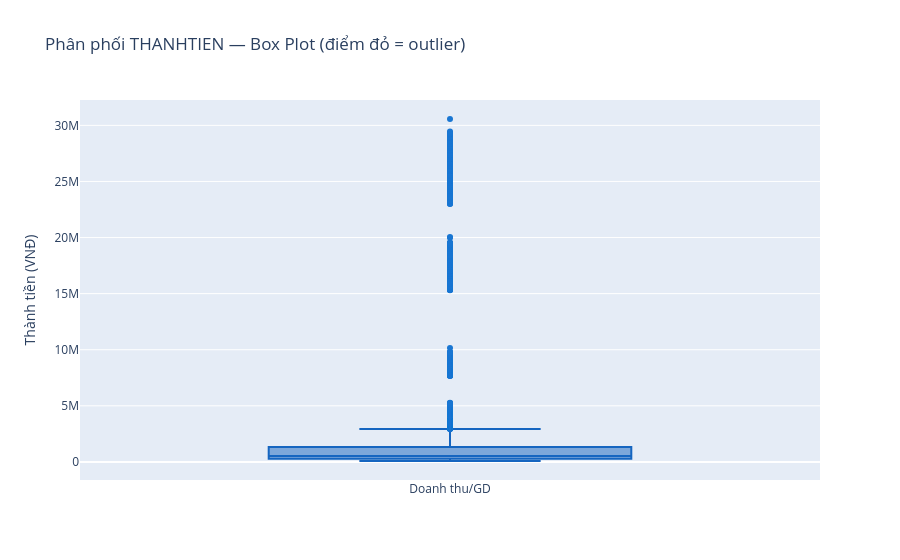
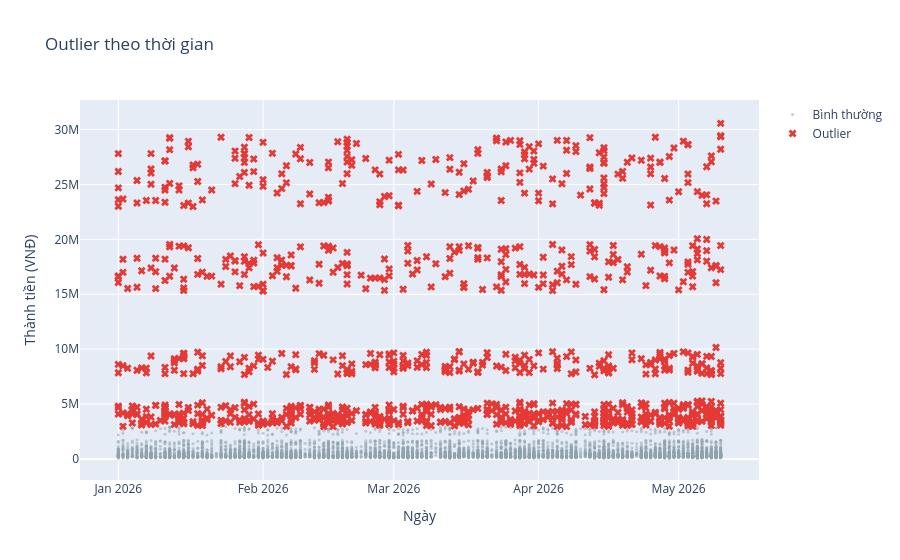

Notebook code cell kept with these figures, in order:
### Code cell
# Box plot phát hiện outlier
fig = go.Figure()
fig.add_trace(go.Box(
    y=df["THANHTIEN"], name="Doanh thu/GD",
    boxpoints="outliers", marker_color="#1976d2",
    line_color="#1565c0",
))
fig.update_layout(
    title="Phân phối THANHTIEN — Box Plot (điểm đỏ = outlier)",
    yaxis_title="Thành tiền (VNĐ)",
)
fig.show()

# Scatter outliers theo thời gian
fig2 = go.Figure()
fig2.add_trace(go.Scatter(
    x=df["NGAY"], y=df["THANHTIEN"],
    mode="markers", name="Bình thường",
    marker=dict(color="#90a4ae", size=3, opacity=0.5),
))
fig2.add_trace(go.Scatter(
    x=outliers_all["NGAY"], y=outliers_all["THANHTIEN"],
    mode="markers", name="Outlier",
    marker=dict(color="#e53935", size=7, symbol="x"),
))
fig2.update_layout(
    title="Outlier theo thời gian",
    xaxis_title="Ngày", yaxis_title="Thành tiền (VNĐ)",
)
fig2.show()

### Figure 1 — Plotly figure (JSON) as saved in the notebook; plotly's stock layout.template omitted (floating-point values rounded to 4 significant figures; data arrays with more than 128 entries replaced by an {"elided": "..."} marker saying what was removed)
{"data": [{"boxpoints": "outliers", "line": {"color": "#1565c0"}, "marker": {"color": "#1976d2"}, "name": "Doanh thu/GD", "type": "box", "y": {"elided": "7233 float values"}}], "layout": {"title": {"text": "Phân phối THANHTIEN — Box Plot (điểm đỏ = outlier)"}, "yaxis": {"title": {"text": "Thành tiền (VNĐ)"}}}}

### Figure 2 — Plotly figure (JSON) as saved in the notebook; plotly's stock layout.template omitted (floating-point values rounded to 4 significant figures; data arrays with more than 128 entries replaced by an {"elided": "..."} marker saying what was removed)
{"data": [{"marker": {"color": "#90a4ae", "opacity": 0.5, "size": 3}, "mode": "markers", "name": "Bình thường", "type": "scatter", "x": {"elided": "7233 str values"}, "y": {"elided": "7233 float values"}}, {"marker": {"color": "#e53935", "size": 7, "symbol": "x"}, "mode": "markers", "name": "Outlier", "type": "scatter", "x": {"elided": "1153 str values"}, "y": {"elided": "1153 float values"}}], "layout": {"title": {"text": "Outlier theo thời gian"}, "xaxis": {"title": {"text": "Ngày"}}, "yaxis": {"title": {"text": "Thành tiền (VNĐ)"}}}}
